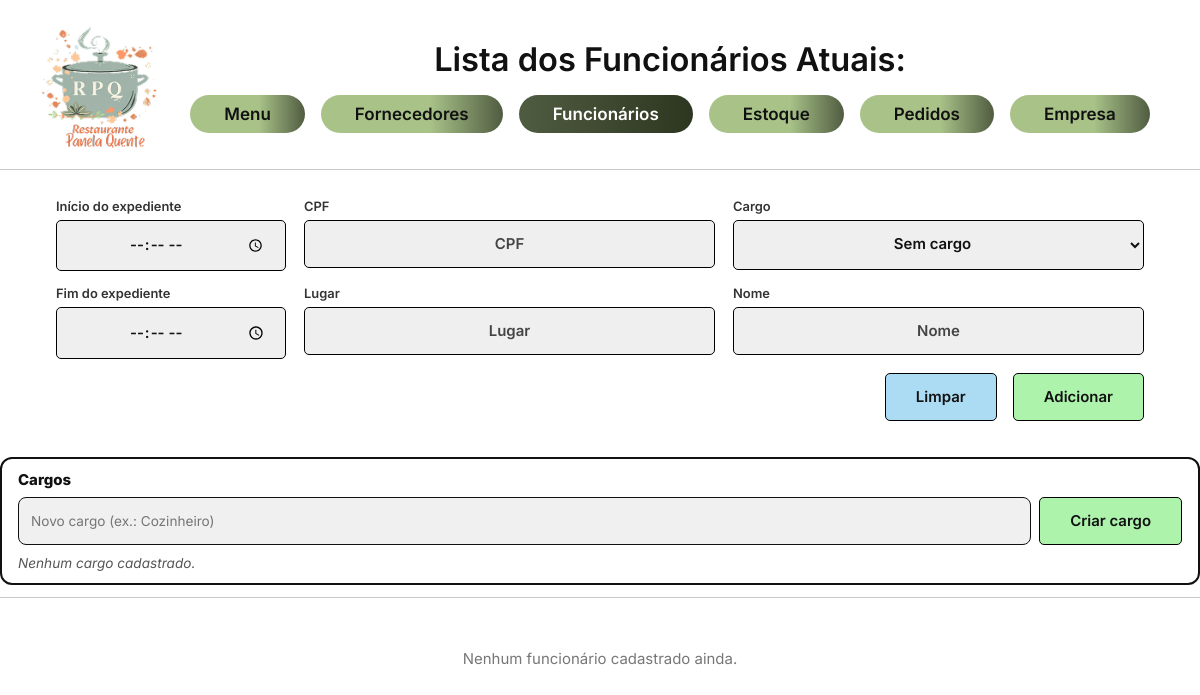
Page /projetobernardolohana/index.php?controller=funcionario&action=index (signed in) on the earlier database version.
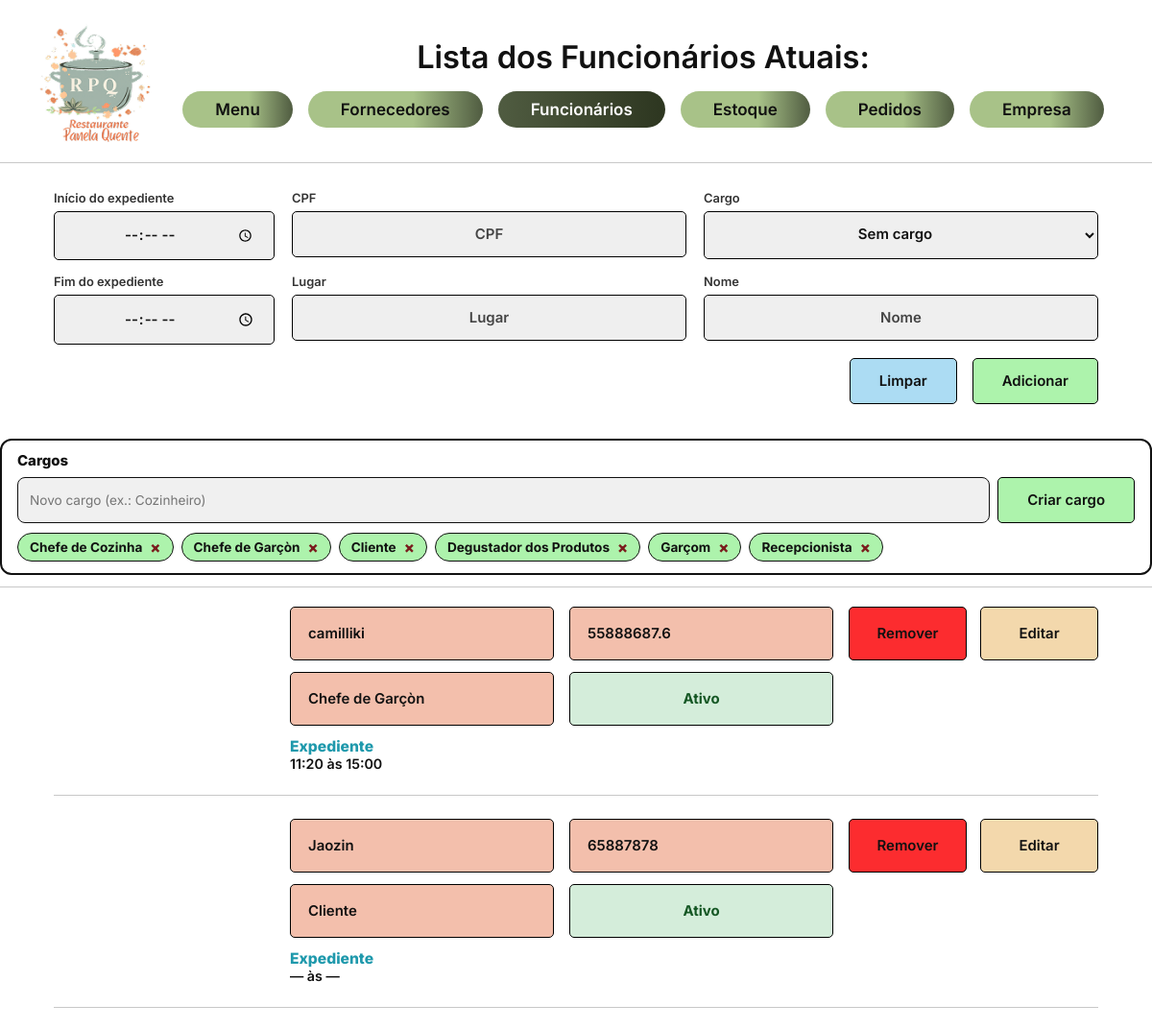
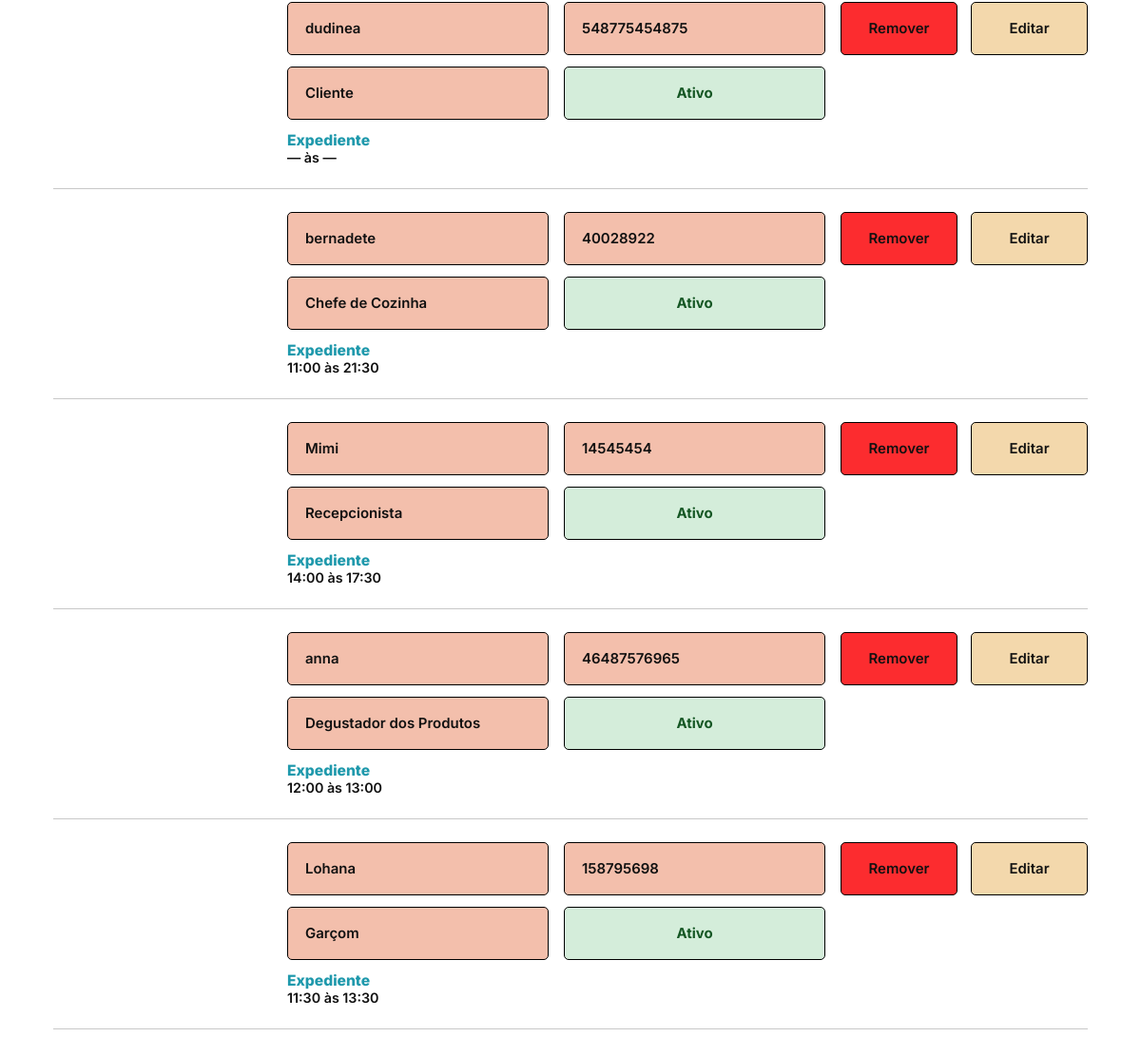
Same page on the later database version (2 pictures, top to bottom).
### tables this page shows
CREATE TABLE `cargo` (
  `id` int(11) NOT NULL,
  `nome` varchar(60) NOT NULL,
  `ativo` tinyint(1) NOT NULL DEFAULT 1
);

CREATE TABLE `funcionario` (
  `id` int(11) NOT NULL,
  `nome` varchar(120) NOT NULL,
  `cpf` varchar(20) DEFAULT NULL,
  `lugar` varchar(150) DEFAULT NULL,
  `cargo_id` int(11) DEFAULT NULL,
  `hora_inicio` time DEFAULT NULL,
  `hora_fim` time DEFAULT NULL,
  `ativo` tinyint(1) NOT NULL DEFAULT 1
);

### projetobernardolohana/controllers/funcionariocontroller.php (called while the page is built, shortened)
<?php
require_once __DIR__ . '/../models/funcionario.php';
require_once __DIR__ . '/../models/cargo.php';
class FuncionarioController
{
    public function index(): void
    {
        $funcionarioModel = new Funcionario();
        $funcionarios = $funcionarioModel->listarTodos();
        $cargos = (new Cargo())->listarTodos();
        require_once __DIR__ . '/../views/funcionarios.php';
    }
}

### projetobernardolohana/index.php (called while the page is built, shortened)
<?php
require_once __DIR__ . '/config/db.php';
$controller = $_GET['controller'] ?? 'auth';
$action = $_GET['action'] ?? 'form';
switch ($controller) {
    case 'funcionario':
        require_once __DIR__ . '/controllers/funcionariocontroller.php';
        $c = new FuncionarioController();
        break;
}
$c->$action();

### projetobernardolohana/config/db.php (called while the page is built)
<?php
class Database
{
    private static $conn=null;
    public static function getConnection()
    {
        if (self::$conn === null) {
            try {
                self::$conn=new PDO(
                    "mysql:host=localhost;dbname=projetorrgi51;charset=utf8mb4",
                    "root",
                    "",
                    [
                        PDO::ATTR_ERRMODE=>PDO::ERRMODE_EXCEPTION,
                        PDO::ATTR_DEFAULT_FETCH_MODE=>PDO::FETCH_ASSOC
                    ]
                );
            }catch (PDOException $e){
                die("Erro ao conectar ao banco de dados.");
            }
        }
        return self::$conn;
    }
}

### projetobernardolohana/models/cargo.php (called while the page is built, shortened)
<?php
require_once __DIR__ . '/../config/db.php';
class Cargo
{
    private PDO $conn;
    public function __construct()
    {
        $this->conn = Database::getConnection();
    }
    public function listarTodos(): array
    {
        try {
            return $this->conn->query("SELECT * FROM cargo ORDER BY nome")->fetchAll();
        } catch (Exception $e) {
            return [];
        }
    }
}

### projetobernardolohana/models/funcionario.php (called while the page is built, shortened)
<?php
require_once __DIR__ . '/../config/db.php';
class Funcionario
{
    private PDO $conn;
    public function __construct()
    {
        $this->conn = Database::getConnection();
    }
    public function listarTodos(): array
    {
        try {
            return $this->conn->query("
                SELECT f.*, c.nome AS cargo_nome
                FROM funcionario f
                LEFT JOIN cargo c ON c.id = f.cargo_id
                ORDER BY f.id DESC
            ")->fetchAll();
        } catch (Exception $e) {
            return [];
        }
    }
}

### projetobernardolohana/views/funcionarios.php (the view, shortened to what the changed rows need)
<?php
function expedienteFormatado(?string $inicio, ?string $fim): string
{
    $i = $inicio ? substr($inicio, 0, 5) : '—';
    $f = $fim ? substr($fim, 0, 5) : '—';
    return $i . ' às ' . $f;
}
?>
<!DOCTYPE html>
<html lang="pt-BR">
<head>
  <link rel="stylesheet" href="public/assets/css/style.css">
</head>
<body data-page="funcionarios">
  <header class="site-header">
    <div class="header-right">
      <h1 class="header-title">Lista dos Funcionários Atuais:</h1>
    </div>
  </header>
  <div class="cargos-box">
    <div class="cargos-lista">
      <?php if (empty($cargos)): ?>
        <span class="cargos-vazio">Nenhum cargo cadastrado.</span>
      <?php else: ?>
        <?php foreach ($cargos as $c): ?>
          <span class="cargo-chip">
            <?= htmlspecialchars($c['nome']) ?>
            <a href="index.php?controller=funcionario&action=deletarCargo&id=<?= (int)$c['id'] ?>"
               title="Remover cargo"
               onclick="return confirm('Remover este cargo? Os funcionários com ele ficarão sem cargo.')">×</a>
          </span>
        <?php endforeach; ?>
      <?php endif; ?>
    </div>
  </div>
  <div class="list-wrap">
    <?php if (empty($funcionarios)): ?>
      <div class="empty-msg">Nenhum funcionário cadastrado ainda.</div>
    <?php else: ?>
      <?php foreach ($funcionarios as $f): ?>
        <div class="funcionario-row">
          <div class="badge badge-nome"><?= htmlspecialchars($f['nome']) ?></div>
          <div class="badge badge-cpf"><?= htmlspecialchars($f['cpf'] ?? '—') ?></div>
          <div class="badge badge-produto"><?= htmlspecialchars($f['cargo_nome'] ?? '—') ?></div>
          <div class="status-tag">
            <?php if ((int)$f['ativo'] === 1): ?>
              <a class="tag-ativo" title="Clique para inativar" href="index.php?controller=funcionario&action=toggle&id=<?= (int)$f['id'] ?>&ativo=0">Ativo</a>
            <?php else: ?>
              <a class="tag-inativo" title="Clique para ativar" href="index.php?controller=funcionario&action=toggle&id=<?= (int)$f['id'] ?>&ativo=1">Inativo</a>
            <?php endif; ?>
          </div>
          <div class="recebimento">
            <div class="titulo">Expediente</div>
            <div class="data"><?= htmlspecialchars(expedienteFormatado($f['hora_inicio'] ?? null, $f['hora_fim'] ?? null)) ?></div>
          </div>
          <div class="row-actions">
            <a class="btn-remover"
               href="index.php?controller=funcionario&action=deletar&id=<?= (int)$f['id'] ?>"
               onclick="return confirm('⚠️ Remover este funcionário permanentemente?')">Remover</a>
            <a class="btn-editar"
               href="index.php?controller=funcionario&action=index&id=<?= (int)$f['id'] ?>">Editar</a>
          </div>
        </div>
      <?php endforeach; ?>
    <?php endif; ?>
  </div>
</body>
</html>

Differences in the rows shown:
added cargo: nome "Chefe de Cozinha"
added cargo: nome "Chefe de Garçòn"
added cargo: nome "Cliente"
added cargo: nome "Degustador dos Produtos"
added cargo: nome "Garçom"
added cargo: nome "Recepcionista"
added funcionario: nome "camilliki", cpf "55888687.6", cargo.nome "Chefe de Garçòn", hora_inicio+hora_fim "11:20 às 15:00"
added funcionario: nome "Jaozin", cpf "65887878", cargo.nome "Cliente", hora_inicio+hora_fim "— às —"
added funcionario: nome "dudinea", cpf "548775454875", cargo.nome "Cliente", hora_inicio+hora_fim "— às —"
added funcionario: nome "bernadete", cpf "40028922", cargo.nome "Chefe de Cozinha", hora_inicio+hora_fim "11:00 às 21:30"
added funcionario: nome "Mimi", cpf "14545454", cargo.nome "Recepcionista", hora_inicio+hora_fim "14:00 às 17:30"
added funcionario: nome "anna", cpf "46487576965", cargo.nome "Degustador dos Produtos", hora_inicio+hora_fim "12:00 às 13:00"
added funcionario: nome "Lohana", cpf "158795698", cargo.nome "Garçom", hora_inicio+hora_fim "11:30 às 13:30"
Other differences:
text no longer shown: "Nenhum cargo cadastrado. Nenhum funcionário cadastrado ainda."
